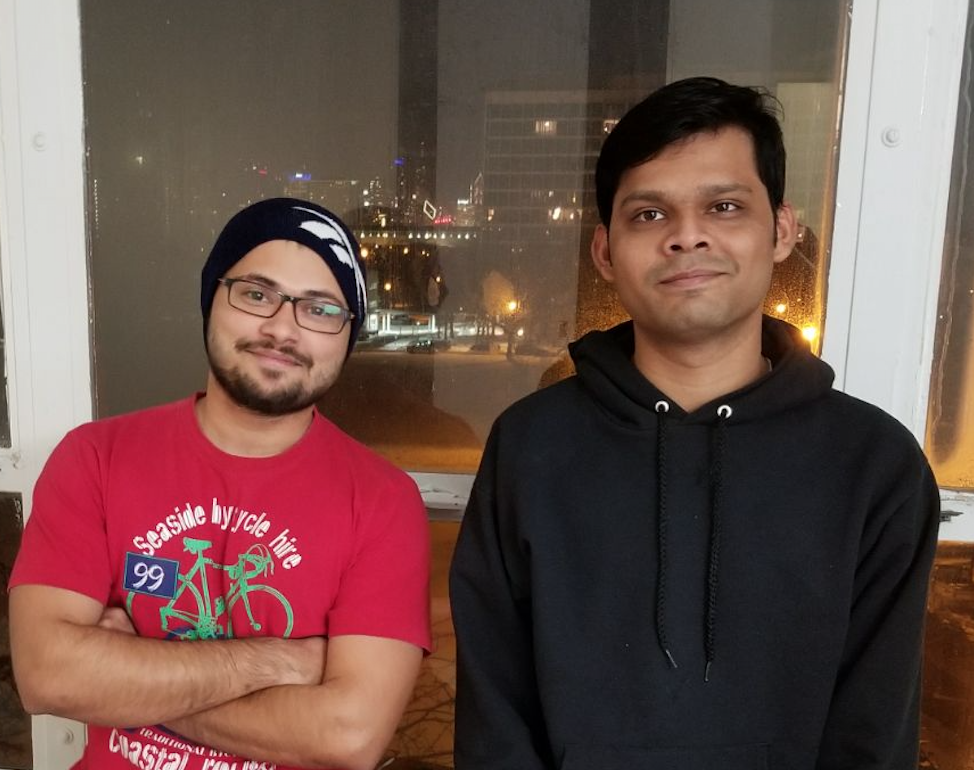
#> input picture images/face_snapshot/img2.jpg, 974 x 770 px
$ python -i detect_extract_faces.py   (imports and definitions only)   (older library calls are emulated)
#> lines starting #> are read from the running program, lines starting #| are printed output that depends on the picture
from __future__ import division, print_function, absolute_import

import cv2
import numpy as np
import os
from scipy import  misc

from config import path_dict, myNet

FACE_CASCADE=cv2.CascadeClassifier(path_dict['haar_cascade'])

def resize_image(image, resize_shape):
    if image.shape[0] < resize_shape[0] or image.shape[1] < resize_shape[1]:
        return []
    else:
        imageResized = misc.imresize(image, myNet['image_shape'])
        imageResized = np.array(imageResized)

        return imageResized


def detect_extract_faces(image_path):
#> called with image_path = '../images/face_snapshot/img2.jpg'
    image=cv2.imread(image_path)
#> image is the input picture: shape (770, 974, 3); mean B, G, R 75, 81.4, 110
    image_grey=cv2.cvtColor(image,cv2.COLOR_BGR2GRAY)
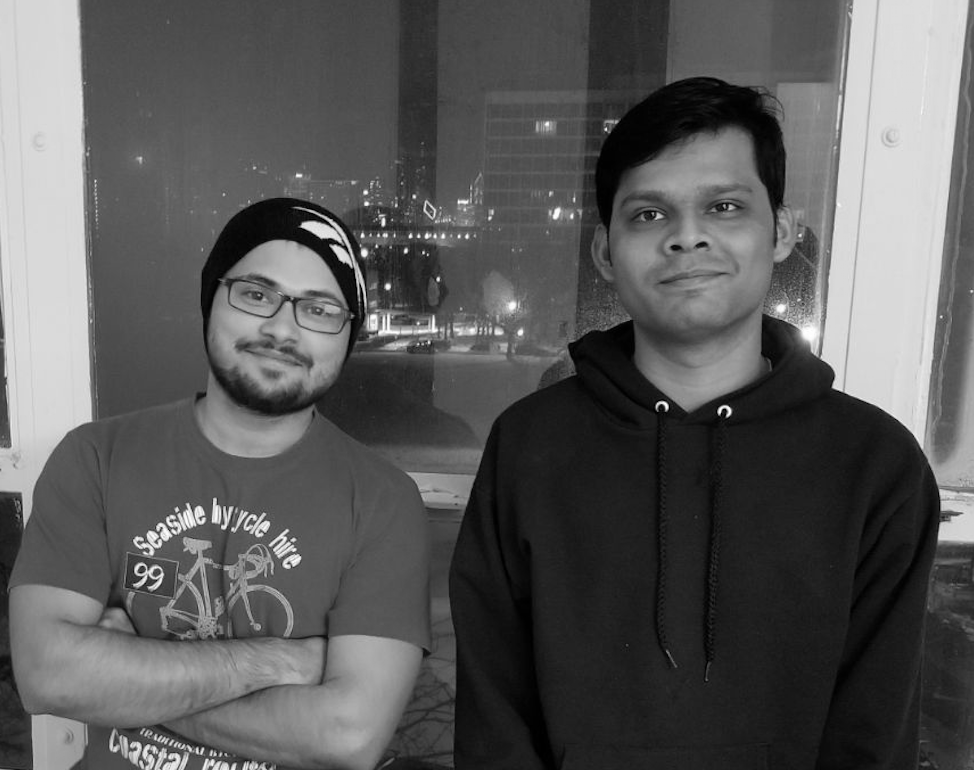
#> image_grey: shape (770, 974); min 0, max 255, mean 89.2

    faces = FACE_CASCADE.detectMultiScale(image_grey,scaleFactor=1.16,
                                          minNeighbors=5,minSize=(25,25),flags=0)
#> faces = [[595, 138, 190, 190], [199, 238, 161, 161]]
    faces_arr = []
    for num, (x,y,w,h) in enumerate(faces):
        sub_img = image[y-10:y+h+10,x-10:x+w+10]
        print(sub_img.shape)
        sub_img = resize_image(sub_img, resize_shape=myNet['image_shape'])

        if len(sub_img) > 0:
            print (sub_img.shape)
            face_dump_path = os.path.join(path_dict['extracted_face_path'],
                                          str(os.path.basename(image_path).split('.')[0]) + str(num) + ".jpg")
            print(face_dump_path)
            faces_arr.append(sub_img)
            cv2.imwrite(face_dump_path, sub_img)

        # Place rectangles for the regions
        cv2.rectangle(image,(x,y),(x+w,y+h),(255, 255,0),2)
#> this loop made 1 pass
#| (210, 210, 3)
#| (96, 96, 3)
#> pass 1, in detect_extract_faces, `sub_img = image[y-10:y+h+10,x-10:x+w+10]`:
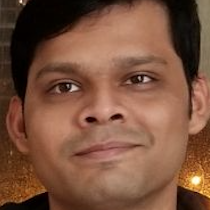
#> sub_img: shape (210, 210, 3); mean B, G, R 61.7, 82.5, 122.8
#> pass 1, in resize_image, `imageResized = misc.imresize(image, myNet['image_shape'])`:
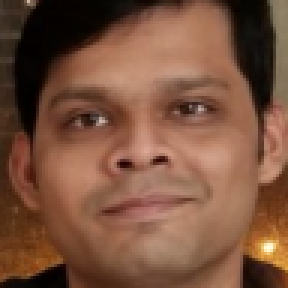
#> imageResized: shape (96, 96, 3) (shown 3 times larger); mean B, G, R 61.7, 82.5, 122.8
#> after the loop, faces_arr = []

    cv2.imwrite(os.path.join(path_dict['image_labeled_path'], os.path.basename(image_path)), image)
    return np.array(faces_arr)


debugg = False
# [4 lines not run here, left out]
# detect_extract_faces(path_dict['image_path'])

#> (the run stopped early here; a loop or call above may not have finished)
